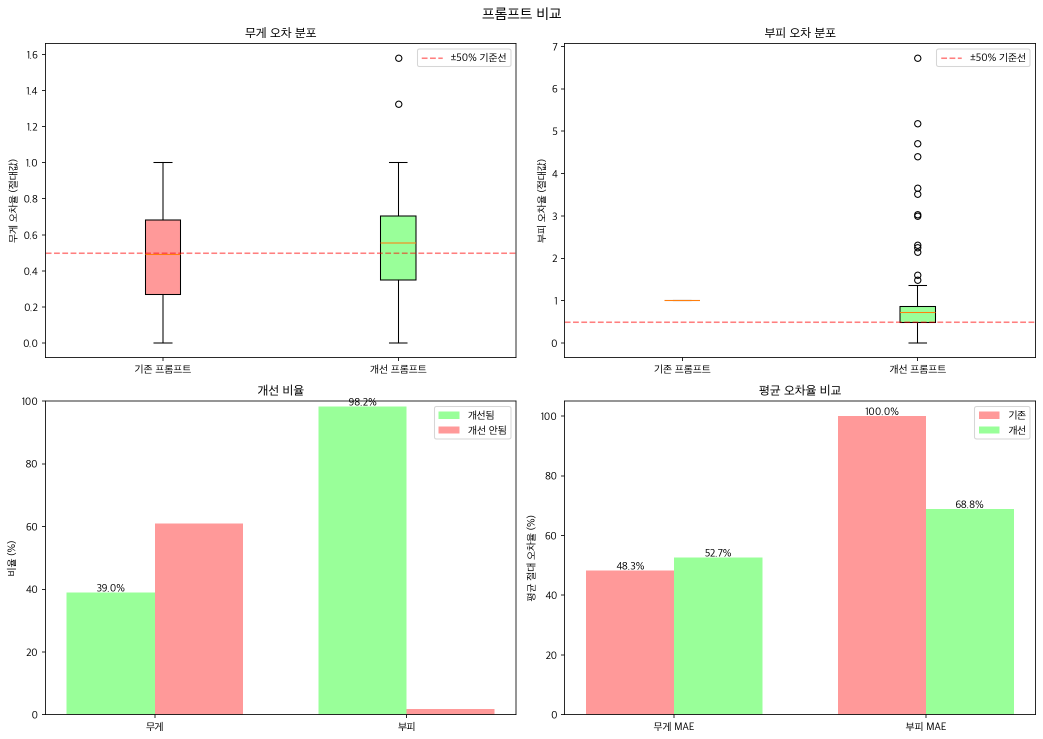
#> input picture artifacts/prompt_variations/20260209-111225/chart_comparison.png, 2085 x 1478 px, found by its file name (shown at 1/2 size)
$ python combine_charts.py
#> lines starting #> are read from the running program, lines starting #| are printed output that depends on the picture
#!/usr/bin/env python3
"""
Combine Charts Script

Combine 4 chart images into a single summary image for each category.

Layout:
    ┌─────────────────────────────────────────┐
    │  chart_comparison.png │ chart_scatter.png │  ← 정사각 2개 (상단)
    ├─────────────────────────────────────────┤
    │         line_chart_original.png          │  ← 가로로 긴 사각 (중단)
    ├─────────────────────────────────────────┤
    │         line_chart_sorted.png            │  ← 가로로 긴 사각 (하단)
    └─────────────────────────────────────────┘

Usage:
    uv run python scripts/combine_charts.py

    # Custom input/output
    uv run python scripts/combine_charts.py \
        -i .local/prompt_results/weight-volume.v2.system \
        -o .local/prompt_results/weight-volume.v2.system/summary
"""

from __future__ import annotations

import argparse
from pathlib import Path

from PIL import Image

DEFAULT_INPUT_BASE = ".local/prompt_results/weight-volume.v2.system"
DEFAULT_OUTPUT_DIR = ".local/prompt_results/weight-volume.v2.system/summary"
DEFAULT_CATEGORIES = [
    "o01_보이그룹_인형피규어",
    "o02_방송예능_인형피규어",
    "o03_바인더",
    "o04_키덜트_피규어인형",
    "o05_토트백",
    "u01_이어폰팁",
    "u02_볼링가방",
    "u03_스킨토너",
    "u04_에센스",
    "u05_시리얼",
]


def combine_charts(
    input_dir: str,
    output_path: str,
    category_name: str,
) -> bool:
    """Combine 4 charts into one image."""
#> called with category_name = 'o01_보이그룹_인형피규어'

    input_path = Path(input_dir)

    # Required files
    files = {
        "comparison": input_path / "chart_comparison.png",
        "scatter": input_path / "chart_scatter.png",
        "line_original": input_path / "line_chart_original.png",
        "line_sorted": input_path / "line_chart_sorted.png",
    }

    # Check all files exist
    for name, path in files.items():
        if not path.exists():
            print(f"  Missing: {name} ({path})")
            return False

    # Load images
    img_comparison = Image.open(files["comparison"])
#> img_comparison is the input picture: PIL image 2085x1478 RGBA; mean R, G, B, A 241.9, 243.6, 233.9, 255
    img_scatter = Image.open(files["scatter"])
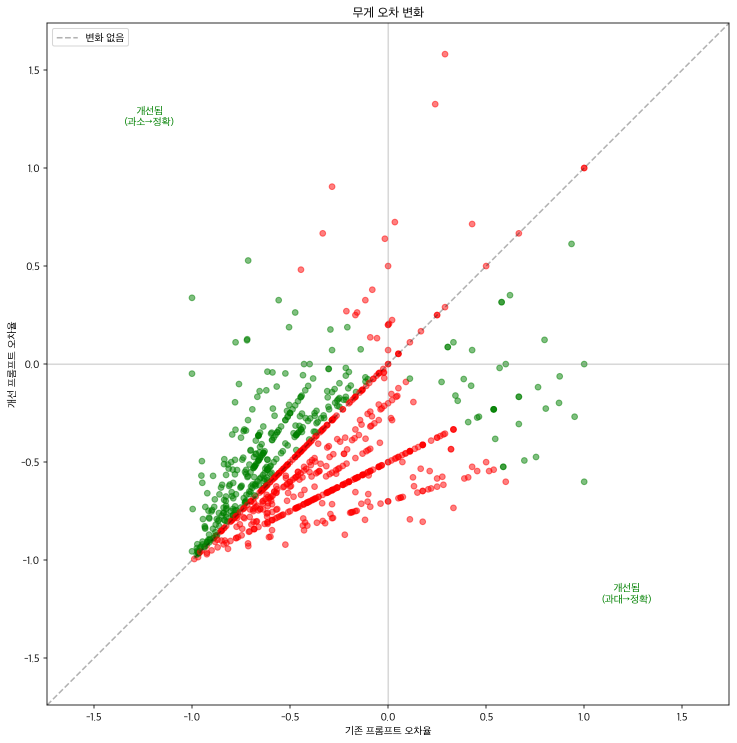
#> input picture artifacts/prompt_variations/20260209-111225/chart_scatter.png, 1473 x 1486 px, found by its file name (shown at 1/2 size)
#> img_scatter is the input picture: PIL image 1473x1486 RGBA; mean R, G, B, A 250.7, 248.8, 247.6, 255
    img_line_original = Image.open(files["line_original"])
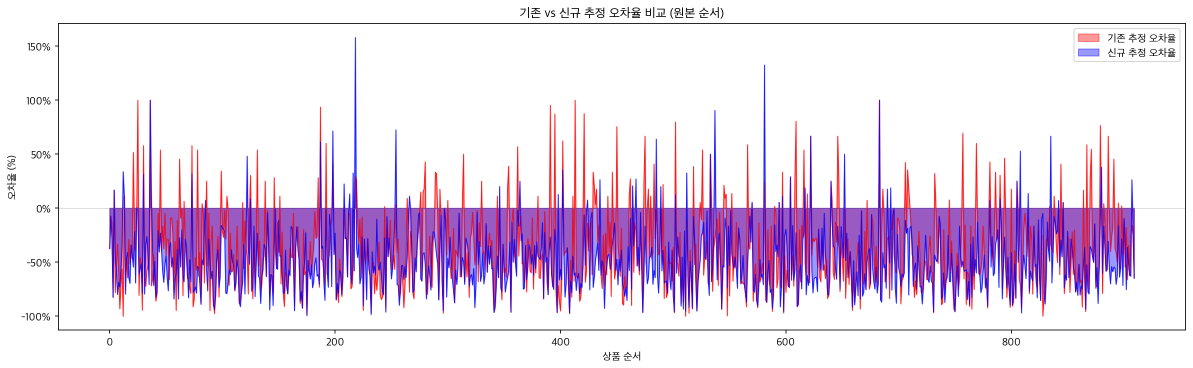
#> input picture artifacts/prompt_variations/20260209-111225/line_chart_original.png, 2385 x 736 px, found by its file name (shown at 1/2 size)
#> img_line_original is the input picture: PIL image 2385x736 RGBA; mean R, G, B, A 231, 213.9, 235.6, 255
    img_line_sorted = Image.open(files["line_sorted"])
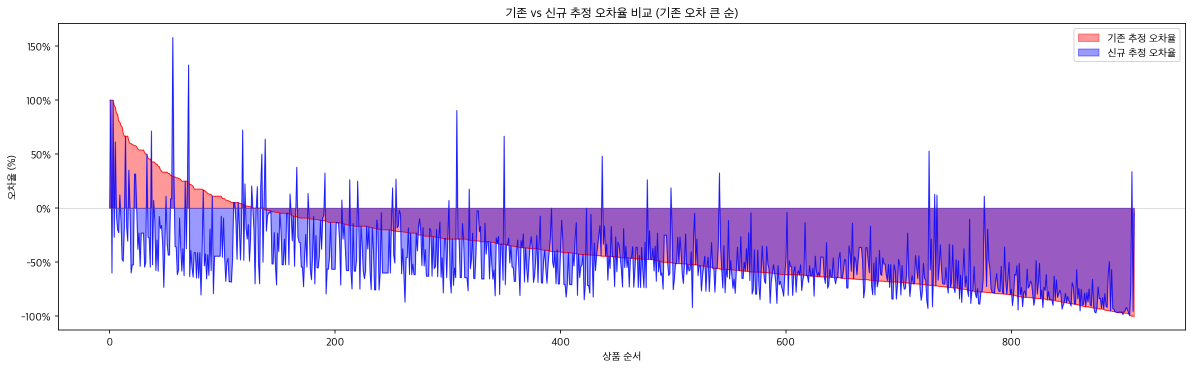
#> input picture artifacts/prompt_variations/20260209-111225/line_chart_sorted.png, 2385 x 736 px, found by its file name (shown at 1/2 size)
#> img_line_sorted is the input picture: PIL image 2385x736 RGBA; mean R, G, B, A 230.2, 222.7, 245.1, 255

    # Get dimensions
    # Top row: two square images side by side
    top_width = img_comparison.width + img_scatter.width
#> top_width = 3558
    top_height = max(img_comparison.height, img_scatter.height)
#> top_height = 1486

    # Line charts width (should match top row width)
    line_width = max(top_width, img_line_original.width, img_line_sorted.width)
#> line_width = 3558

    # Resize line charts to match width if needed
    if img_line_original.width != line_width:
        ratio = line_width / img_line_original.width
#> ratio = 1.49
        new_height = int(img_line_original.height * ratio)
#> new_height = 1097
        img_line_original = img_line_original.resize((line_width, new_height), Image.Resampling.LANCZOS)
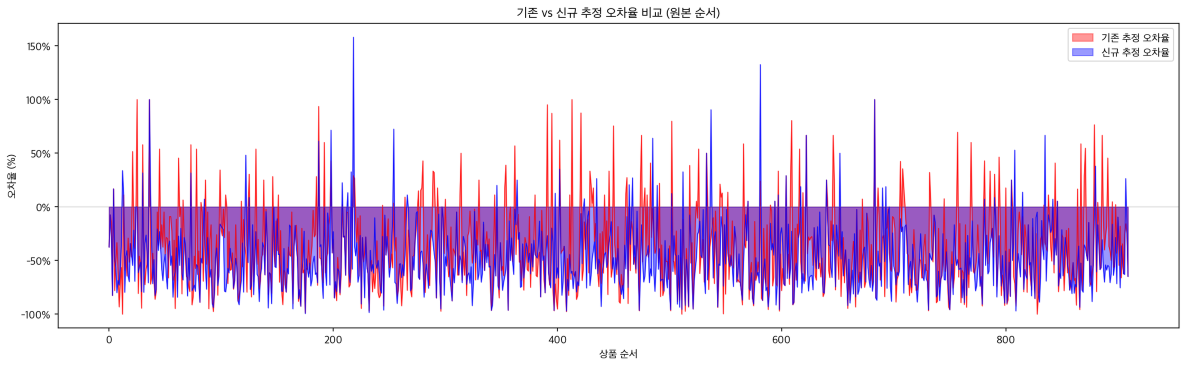
#> img_line_original: PIL image 3558x1097 RGBA (shown at 1/3 size); mean R, G, B, A 230.7, 213.7, 235.3, 255

    if img_line_sorted.width != line_width:
        ratio = line_width / img_line_sorted.width
        new_height = int(img_line_sorted.height * ratio)
        img_line_sorted = img_line_sorted.resize((line_width, new_height), Image.Resampling.LANCZOS)
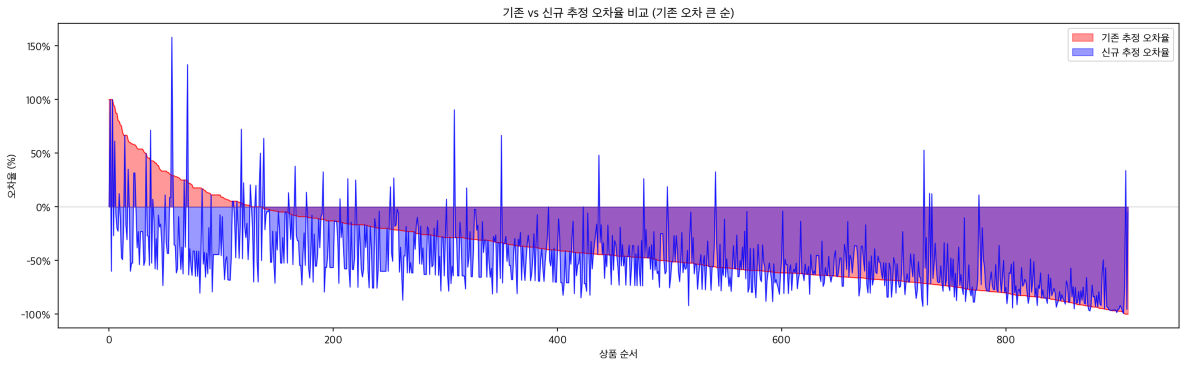
#> img_line_sorted: PIL image 3558x1097 RGBA (shown at 1/3 size); mean R, G, B, A 230, 222.5, 244.9, 255

    # Resize top images to fit half width each
    half_width = line_width // 2
#> half_width = 1779

    # Resize comparison
    ratio = half_width / img_comparison.width
#> ratio = 0.853
    comp_new_height = int(img_comparison.height * ratio)
#> comp_new_height = 1261
    img_comparison = img_comparison.resize((half_width, comp_new_height), Image.Resampling.LANCZOS)
#> img_comparison: PIL image 1779x1261 RGBA

    # Resize scatter
    ratio = half_width / img_scatter.width
#> ratio = 1.21
    scatter_new_height = int(img_scatter.height * ratio)
#> scatter_new_height = 1794
    img_scatter = img_scatter.resize((half_width, scatter_new_height), Image.Resampling.LANCZOS)
#> img_scatter: PIL image 1779x1794 RGBA

    # Top row height (use max)
    top_height = max(img_comparison.height, img_scatter.height)
#> top_height = 1794

    # Total dimensions
    total_width = line_width
#> total_width = 3558
    total_height = top_height + img_line_original.height + img_line_sorted.height
#> total_height = 3988

    # Create combined image
    combined = Image.new("RGB", (total_width, total_height), color="white")
#> combined: PIL image 3558x3988 RGB; every value is 255

    # Paste images
    # Top row
    combined.paste(img_comparison, (0, 0))
    combined.paste(img_scatter, (half_width, 0))

    # Line charts
    combined.paste(img_line_original, (0, top_height))
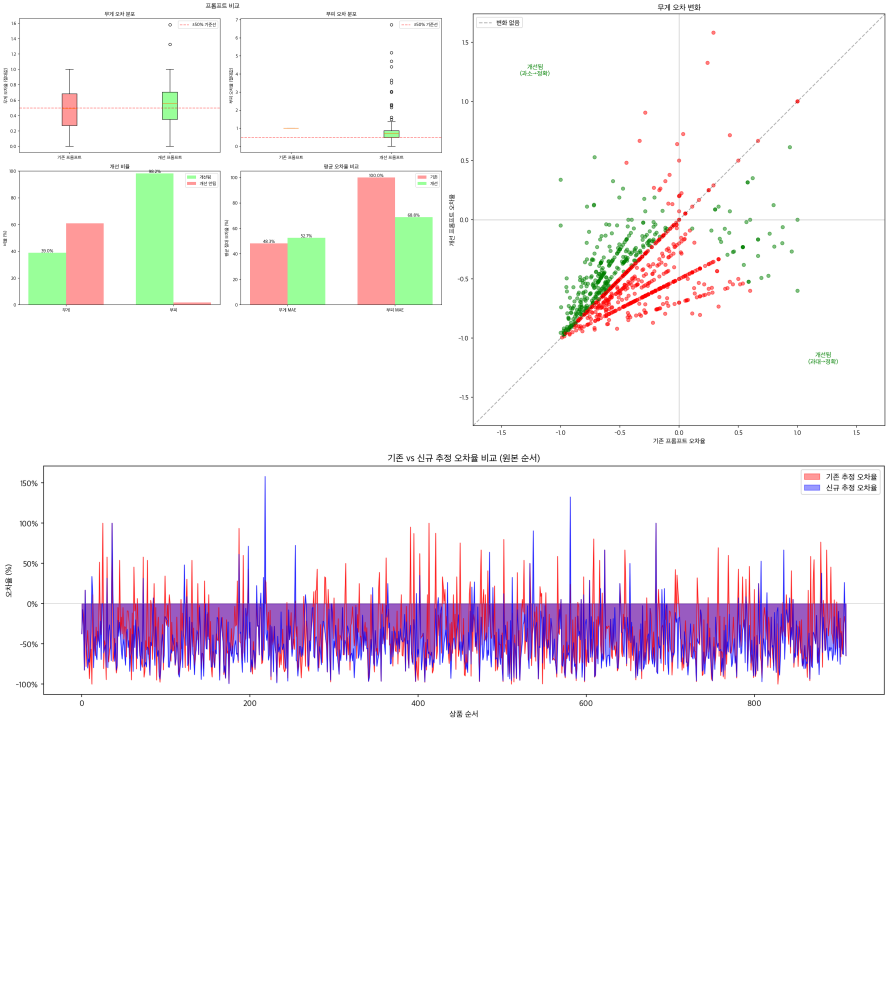
#> combined: PIL image 3558x3988 RGB (shown at 1/4 size); mean R, G, B 245.2, 240.4, 244.5
    combined.paste(img_line_sorted, (0, top_height + img_line_original.height))
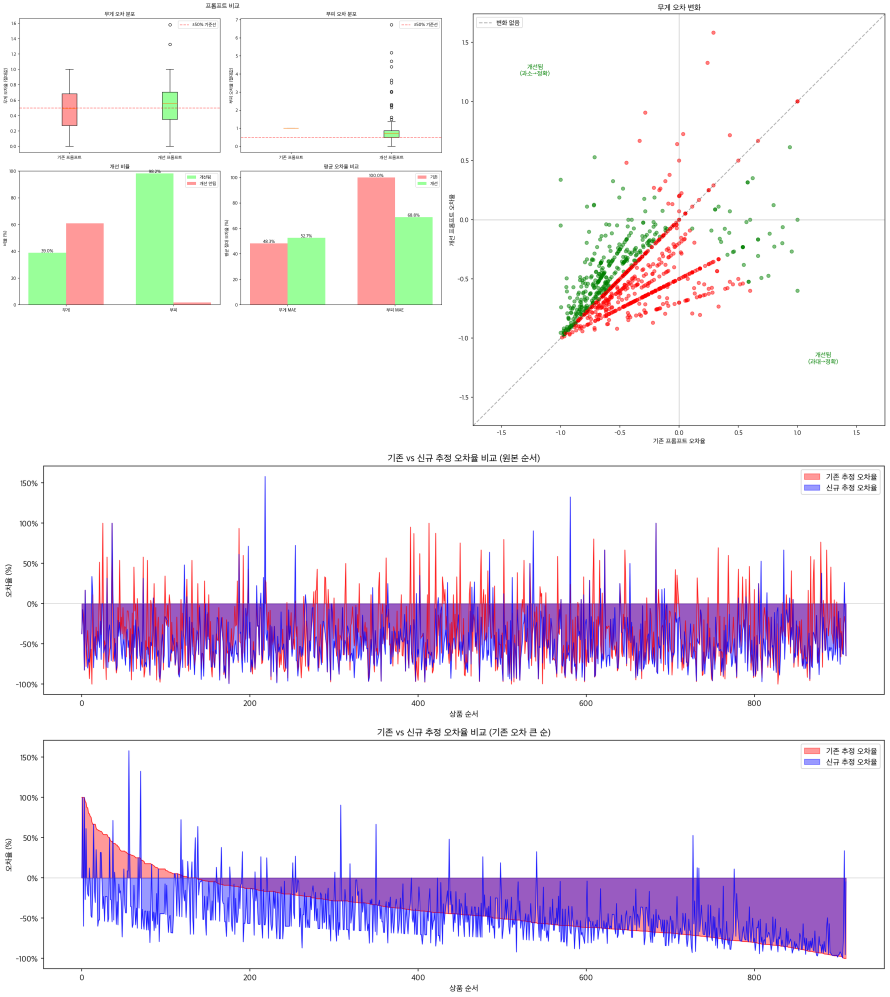
#> combined: PIL image 3558x3988 RGB (shown at 1/4 size); mean R, G, B 238.4, 231.4, 241.8

    # Save
    Path(output_path).parent.mkdir(parents=True, exist_ok=True)
    combined.save(output_path, quality=95)

    print(f"  Saved: {output_path}")
    return True


def main():
    parser = argparse.ArgumentParser(
        description="Combine chart images into summary"
    )
    parser.add_argument("-i", "--input-base",
                        default=DEFAULT_INPUT_BASE,
                        help="Base directory containing category folders")
    parser.add_argument("-o", "--output-dir",
                        default=DEFAULT_OUTPUT_DIR,
                        help="Output directory for combined images")
    parser.add_argument("-c", "--categories", nargs="*",
                        default=None,
                        help="Categories to process (default: built-in list)")

    args = parser.parse_args()

    # Categories to process
    categories = args.categories if args.categories else DEFAULT_CATEGORIES

    success = 0
    for cat in categories:
        print(f"Processing: {cat}")
        input_dir = f"{args.input_base}/{cat}"
        output_path = f"{args.output_dir}/{cat}.png"

        if combine_charts(input_dir, output_path, cat):
            success += 1

    print(f"\nDone: {success}/{len(categories)} combined")


if __name__ == "__main__":
    main()
